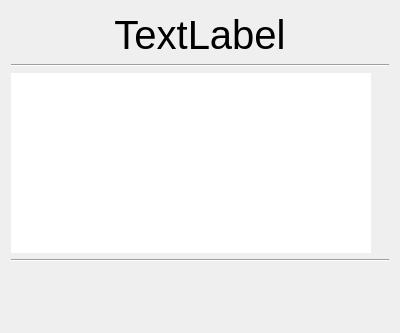
<?xml version="1.0" encoding="UTF-8"?>
<ui version="4.0">
 <class>ControlDemo</class>
 <widget class="QWidget" name="ControlDemo">
  <property name="geometry">
   <rect>
    <x>0</x>
    <y>0</y>
    <width>400</width>
    <height>333</height>
   </rect>
  </property>
  <property name="windowTitle">
   <string>Form</string>
  </property>
  <layout class="QVBoxLayout" name="verticalLayout">
   <item>
    <widget class="QLabel" name="label">
     <property name="font">
      <font>
       <pointsize>30</pointsize>
      </font>
     </property>
     <property name="text">
      <string>TextLabel</string>
     </property>
     <property name="alignment">
      <set>Qt::AlignCenter</set>
     </property>
    </widget>
   </item>
   <item>
    <widget class="Line" name="line">
     <property name="orientation">
      <enum>Qt::Horizontal</enum>
     </property>
    </widget>
   </item>
   <item>
    <layout class="QHBoxLayout" name="horizontalLayout">
     <item>
      <widget class="QLineEdit" name="lineEdit">
       <property name="minimumSize">
        <size>
         <width>0</width>
         <height>180</height>
        </size>
       </property>
       <property name="font">
        <font>
         <pointsize>20</pointsize>
        </font>
       </property>
       <property name="frame">
        <bool>false</bool>
       </property>
       <property name="alignment">
        <set>Qt::AlignCenter</set>
       </property>
      </widget>
     </item>
     <item>
      <widget class="QLabel" name="descriptLaber">
       <property name="font">
        <font>
         <pointsize>15</pointsize>
        </font>
       </property>
       <property name="text">
        <string/>
       </property>
      </widget>
     </item>
    </layout>
   </item>
   <item>
    <widget class="Line" name="line_2">
     <property name="orientation">
      <enum>Qt::Horizontal</enum>
     </property>
    </widget>
   </item>
   <item>
    <layout class="QVBoxLayout" name="verticalLayout_2">
     <property name="leftMargin">
      <number>50</number>
     </property>
     <property name="topMargin">
      <number>40</number>
     </property>
     <property name="rightMargin">
      <number>0</number>
     </property>
     <item>
      <widget class="QSwitchButton" name="switchBtn">
       <property name="text">
        <string/>
       </property>
      </widget>
     </item>
    </layout>
   </item>
  </layout>
 </widget>
 <customwidgets>
  <customwidget>
   <class>QSwitchButton</class>
   <extends>QLabel</extends>
   <header>QSwitchButton.h</header>
  </customwidget>
 </customwidgets>
 <resources/>
 <connections/>
</ui>
